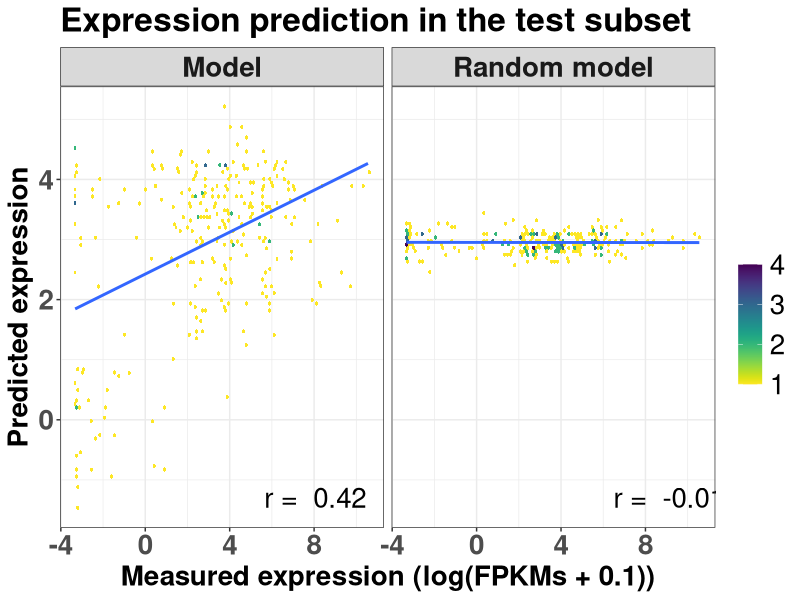
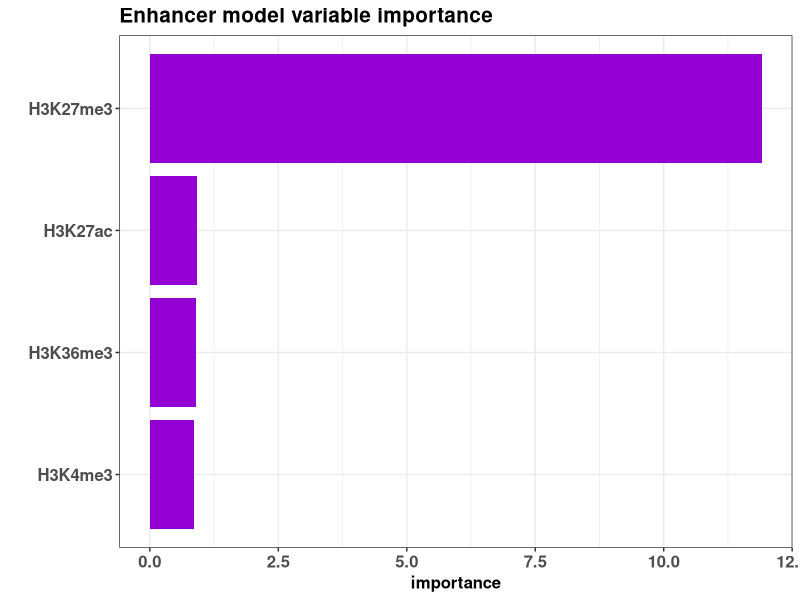

These charts were generated, in order, by the following R code:
setwd("yourpath")

# Load packages
library(caret)
library(viridis)

# Upload and prepare data
data<-read.table("results/matrix_observations_enhancers.txt",header = T) # substitute by your file
head(data,n=5)
data<-log2(data+0.1)
head(data,n=5)
data<-data.frame(data)
nrow(data)
ncol(data)

# Create sets of training and test
set.seed(47)
trainIndex <- createDataPartition(data$expression, p = .8,list = FALSE,times = 1)
head(trainIndex,n=2)
tail(trainIndex,n=2)
dataTrain <- data[ trainIndex,]
dataTest  <- data[-trainIndex,]
nrow(dataTrain)
nrow(dataTest)
head(dataTrain,n=2)
head(dataTest,n=2)

# Create random dataTrain
expression_rd <- sample(dataTrain$expression)
dataTrain_rd <- dataTrain
dataTrain_rd$expression <- expression_rd
head(dataTrain_rd,n=2)

# define training control: 10X cross-validation
train_control <- trainControl(method="repeatedcv", number=10, repeats = 3)

# learn models
model <- train(expression~H3K36me3+H3K4me3+H3K27me3+H3K27ac, # substitute by your formula
               data=dataTrain, trControl=train_control, method="lm")

model_rd <- train(expression~H3K36me3+H3K4me3+H3K27me3+H3K27ac, # substitute by your formula
                  data=dataTrain_rd, trControl=train_control, method="lm")

# save results
model
model_print<-capture.output(print(model))
out_print = paste("results/Enhancer_print.txt", sep = "")
writeLines(model_print,out_print)
summary(model)
model_sum<-capture.output(summary(model))
out_sum = paste("results/Enhancer_summary.txt", sep = "")
writeLines(model_sum,out_sum)

# calculate variable importance
varImp(model, scale = FALSE)
model_imp<-capture.output(varImp(model, scale = FALSE))
out_imp = paste("results/Enhancer_varImp.txt", sep = "")
writeLines(model_imp,out_imp)

# calculate Pearson's correlation
exp_pred<-predict(model,dataTest)
r<-round(cor(exp_pred,dataTest$expression),2)
r
exp_pred_rd<-predict(model_rd,dataTest)
r_rd<-round(cor(exp_pred_rd,dataTest$expression),2)
r_rd

# plot predicted vs. measured
predicted<-c(exp_pred,exp_pred_rd)
measured<-c(dataTest$expression,dataTest$expression)
models<-c(rep("Model",nrow(dataTest)),rep("Random model",nrow(dataTest)))

text<-data.frame(label=c(paste("r = ",r),paste("r = ",r_rd)),models=c("Model","Random model"))
c<-data.frame(predicted,measured,models)

pdf("plots/Enhancer_prediction.pdf", width = 10,height = 5)
ggplot(c) +
  geom_hex(aes(measured, predicted), bins = 100) +
  scale_fill_gradientn("", colours = rev(viridis(300)))+
  geom_smooth(aes(measured, predicted),method = "lm",level=0)+
  labs(title="Expression prediction in the test subset",x="Measured expression (log(FPKMs + 0.1))", y = "Predicted expression") +
  geom_text(data = text, mapping = aes(x = -Inf, y = -Inf, label = label),hjust = -2, vjust = -1, size=7) +
  theme_bw() +
  theme(legend.position="right",axis.text=element_text(size=20,face="bold"),axis.title=element_text(size=20,face="bold"),
        legend.text=element_text(size=20),legend.title=element_text(size=20),plot.title = element_text(size=24,face="bold"),
        strip.text = element_text(size=20,face="bold")) +
  facet_wrap(~ models)
dev.off()

# plot variable importance
out_varImp<-paste("plots/Enhancer_varImp.pdf",sep="")
p<-ggplot(varImp(model,scale = FALSE))+
  geom_bar(stat="identity", fill="darkviolet")+
  labs(title="Enhancer model variable importance",x="", y = "importance") +
  theme_bw() +
  theme(legend.position="bottom",axis.text=element_text(size=12,face="bold"),axis.title=element_text(size=12,face="bold"),
        plot.title = element_text(size=15,face="bold"),strip.text = element_text(size=12,face="bold")) 
ggsave(out_varImp,plot=p,device = "pdf",width = 5, height = 4)
